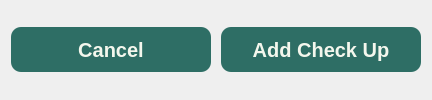
     <widget class="QWidget" name="Buttons" native="true">
      <property name="sizePolicy">
       <sizepolicy hsizetype="Expanding" vsizetype="Preferred">
        <horstretch>0</horstretch>
        <verstretch>0</verstretch>
       </sizepolicy>
      </property>
      <layout class="QHBoxLayout" name="horizontalLayout">
       <item alignment="Qt::AlignRight">
        <widget class="QWidget" name="widget" native="true">
         <property name="sizePolicy">
          <sizepolicy hsizetype="Fixed" vsizetype="Preferred">
           <horstretch>0</horstretch>
           <verstretch>0</verstretch>
          </sizepolicy>
         </property>
         <property name="maximumSize">
          <size>
           <width>500</width>
           <height>16777215</height>
          </size>
         </property>
         <layout class="QHBoxLayout" name="horizontalLayout_2">
          <property name="spacing">
           <number>10</number>
          </property>
          <property name="leftMargin">
           <number>0</number>
          </property>
          <property name="topMargin">
           <number>0</number>
          </property>
          <property name="rightMargin">
           <number>0</number>
          </property>
          <property name="bottomMargin">
           <number>0</number>
          </property>
          <item>
           <widget class="QPushButton" name="Cancel">
            <property name="sizePolicy">
             <sizepolicy hsizetype="Fixed" vsizetype="Preferred">
              <horstretch>0</horstretch>
              <verstretch>0</verstretch>
             </sizepolicy>
            </property>
            <property name="minimumSize">
             <size>
              <width>200</width>
              <height>45</height>
             </size>
            </property>
            <property name="maximumSize">
             <size>
              <width>200</width>
              <height>45</height>
             </size>
            </property>
            <property name="styleSheet">
             <string notr="true">QPushButton {
	font: 900 10pt &quot;Satoshi Black&quot;;
	background-color:  #2E6E65;
	border-radius: 10px;
	font-weight: bold;
	font-size: 20px;
	color: #F4F7ED;
}</string>
            </property>
            <property name="text">
             <string>Cancel</string>
            </property>
           </widget>
          </item>
          <item>
           <widget class="QPushButton" name="AddCheckUp">
            <property name="sizePolicy">
             <sizepolicy hsizetype="Expanding" vsizetype="Preferred">
              <horstretch>0</horstretch>
              <verstretch>0</verstretch>
             </sizepolicy>
            </property>
            <property name="minimumSize">
             <size>
              <width>200</width>
              <height>45</height>
             </size>
            </property>
            <property name="maximumSize">
             <size>
              <width>200</width>
              <height>45</height>
             </size>
            </property>
            <property name="styleSheet">
             <string notr="true">QPushButton {
	font: 900 10pt &quot;Satoshi Black&quot;;
	background-color:  #2E6E65;
	border-radius: 10px;
	font-weight: bold;
	font-size: 20px;
	color: #F4F7ED;
}</string>
            </property>
            <property name="text">
             <string>Add Check Up</string>
            </property>
           </widget>
          </item>
         </layout>
        </widget>
       </item>
      </layout>
     </widget>
